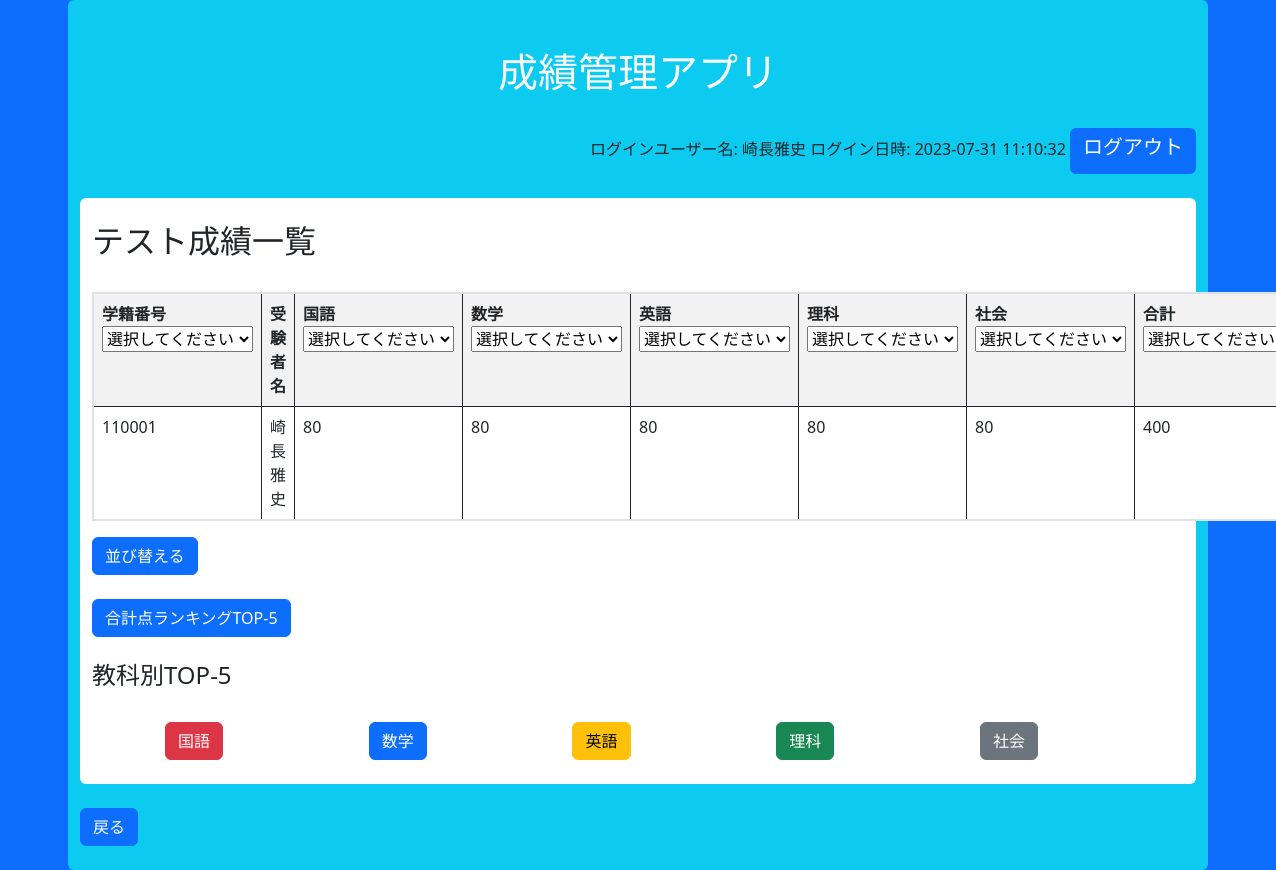
Screenshot of /exams/e_result.php?test_id=1 (signed in) with the database file from the repository.
### tables this page shows
CREATE TABLE `exams` (
  `id` int(11) NOT NULL,
  `test_id` int(11) NOT NULL,
  `student_id` int(11) NOT NULL,
  `japanese` int(11) NOT NULL,
  `math` int(11) NOT NULL,
  `english` int(11) NOT NULL,
  `science` int(11) NOT NULL,
  `society` int(11) NOT NULL,
  `total` int(11) NOT NULL,
  `created_at` timestamp NOT NULL DEFAULT current_timestamp(),
  `updated_at` timestamp NOT NULL DEFAULT current_timestamp() ON UPDATE current_timestamp()
);

CREATE TABLE `students` (
  `id` int(11) NOT NULL,
  `class_id` int(11) NOT NULL,
  `class` int(11) NOT NULL,
  `number` int(11) NOT NULL,
  `created_at` timestamp NOT NULL DEFAULT current_timestamp(),
  `updated_at` timestamp NOT NULL DEFAULT current_timestamp() ON UPDATE current_timestamp()
);

CREATE TABLE `classes` (
  `class_id` int(11) NOT NULL,
  `year` int(11) NOT NULL,
  `name` text NOT NULL
);

### exams/e_result.php (the view, shortened to what this page needs)
<?php
include '../components/header.php';
?>
<?php
if (isset($_GET['test_id'])) {
    $test_id = $_GET['test_id'];
    $dsn = 'mysql:dbname=grade_management;host=localhost;charset=utf8';
    $user = 'root';
    $password = '';
    try {
        $dbh = new PDO($dsn, $user, $password);
        $dbh->setAttribute(PDO::ATTR_ERRMODE, PDO::ERRMODE_EXCEPTION);
        $sql = 'SELECT exams.id as exam_id, exams.japanese, exams.math, exams.english, exams.science, exams.society, exams.total, students.number, tests.id as test_id, tests.test_name, students.id as student_id, classes.name
        FROM exams
        INNER JOIN students ON exams.student_id = students.id
        INNER JOIN tests ON exams.test_id = tests.id
        INNER JOIN classes ON classes.class_id = students.class_id WHERE test_id=?';
        $stmt = $dbh->prepare($sql);
        $stmt->bindParam(1, $test_id, PDO::PARAM_INT);
        $stmt->execute();
        $results = $stmt->fetchAll(PDO::FETCH_ASSOC);
    } catch (PDOException $e) {
        echo 'エラーが発生しました：' . $e->getMessage();
    }
}
?>
<div class="bg-white rounded">
    <div class="container">
        <br />
        <?php if (isset($results) && count($results) > 0) { ?>
            <h2>テスト成績一覧</h2>
            <form method="post" action="e_ranking.php">
                <br />
                <table class="table table-bordered table-striped table-hover">
                    <tr>
                        <th>学籍番号
                            <select name="order_by_number">
                                <option value="">選択してください</option>
                            </select>
                        </th>
                        <th>受験者名</th>
                        <th>国語
                            <select name="order_by_japanese">
                                <option value="">選択してください</option>
                            </select>
                        </th>
                        <th>数学
                            <select name="order_by_math">
                                <option value="">選択してください</option>
                            </select>
                        </th>
                        <th>英語
                            <select name="order_by_english">
                                <option value="">選択してください</option>
                            </select>
                        </th>
                        <th>理科
                            <select name="order_by_science">
                                <option value="">選択してください</option>
                            </select>
                        </th>
                        <th>社会
                            <select name="order_by_society">
                                <option value="">選択してください</option>
                            </select>
                        </th>
                        <th>合計
                            <select name="order_by_total">
                                <option value="">選択してください</option>
                            </select>
                        </th>
                    </tr>
                    <?php foreach ($results as $row) { ?>
                        <tr>
                            <td>
                                <?php echo $row['number']; ?>
                            </td>
                            <td>
                                <?php echo $row['name']; ?>
                            </td>
                            <td>
                                <?php echo $row['japanese']; ?>
                            </td>
                            <td>
                                <?php echo $row['math']; ?>
                            </td>
                            <td>
                                <?php echo $row['english']; ?>
                            </td>
                            <td>
                                <?php echo $row['science']; ?>
                            </td>
                            <td>
                                <?php echo $row['society']; ?>
                            </td>
                            <td>
                                <?php echo $row['total']; ?>
                            </td>
                        </tr>
                    <?php } ?>
                </table>
                <input type="submit" value="並び替える" class="btn btn-primary">
            </form><br />
            <form method="post" action="e_ranking.php">
                <input type="submit" value="合計点ランキングTOP-5" class="btn btn-primary">
            </form><br />
            <h4>教科別TOP-5</h4><br />
            <div class="d-flex justify-content-evenly flex-wrap">
                <form method="post" action="e_ranking.php">
                    <input type="submit" value="国語" class="btn btn-danger">
                </form><br />
                <form method="post" action="e_ranking.php">
                    <input type="submit" value="数学" class="btn btn-primary">
                </form><br />
                <form method="post" action="e_ranking.php">
                    <input type="submit" value="英語" class="btn btn-warning">
                </form><br />
                <form method="post" action="e_ranking.php">
                    <input type="submit" value="理科" class="btn btn-success">
                </form><br />
                <form method="post" action="e_ranking.php">
                    <input type="submit" value="社会" class="btn btn-secondary">
                </form><br />
            </div>
        <?php } else { ?>
            <p>該当する成績はありません。</p>
        <?php } ?>
        <br/>
    </div>
</div>
<br />
<a href="../index.php" class="btn btn-primary">戻る</a>
<br /><br />

### exams/e_result.php (style rules this page uses)
table, tr, th, td { border: 2px solid; }

### rows the page displays
exams: student.number "110001", classes.name "崎長雅史", japanese "80", math "80", english "80", science "80", society "80", total "400"

### other values shown
$login_user "崎長雅史"
